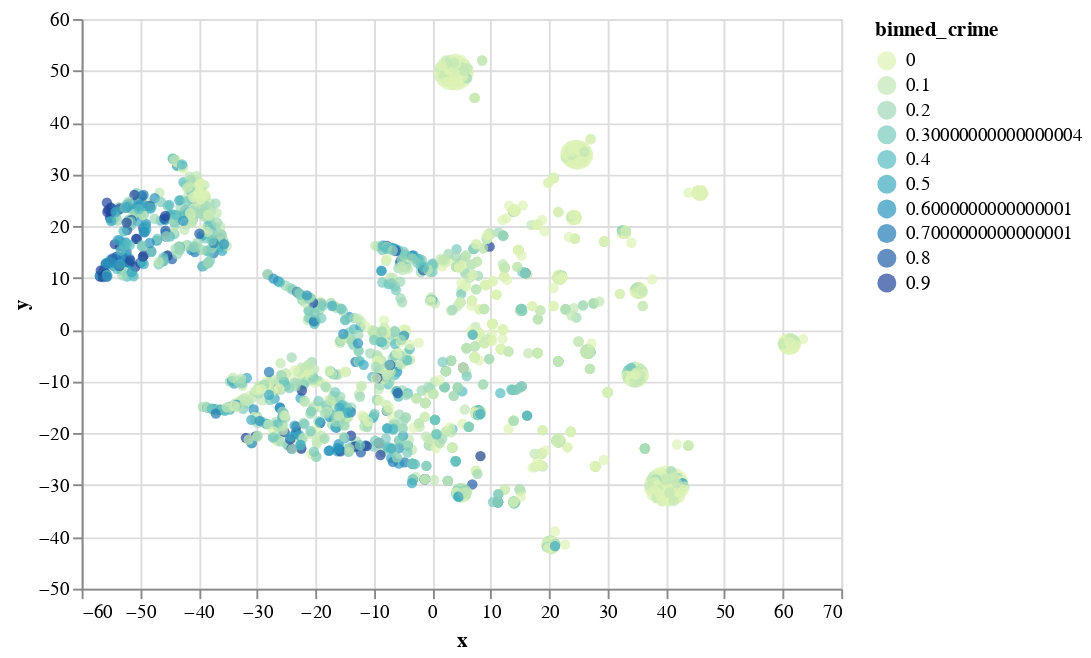

Notebook code cell kept with this figure:
### Code cell
tsne_df['crime_rate'] = processed['ViolentCrimesPerPop numeric']

alt.Chart(tsne_df).mark_circle().encode(
    x='x:Q',
    y='y:Q',
    color=alt.Color('binned_crime:O', scale=alt.Scale(scheme='yellowgreenblue'))
).transform_bin(
    as_='binned_crime', 
    field='crime_rate',
)

### Figure 1 — Vega-Lite specification as saved in the notebook (floating-point values rounded to 4 significant figures; data arrays with more than 128 entries replaced by an {"elided": "..."} marker saying what was removed)
{"config": {"view": {"continuousWidth": 400, "continuousHeight": 300}}, "data": {"name": "data-0bc7e1a9efe46384b294dd6b4e350490"}, "mark": "circle", "encoding": {"color": {"type": "ordinal", "field": "binned_crime", "scale": {"scheme": "yellowgreenblue"}}, "x": {"type": "quantitative", "field": "x"}, "y": {"type": "quantitative", "field": "y"}}, "transform": [{"bin": true, "field": "crime_rate", "as": "binned_crime"}], "$schema": "https://vega.github.io/schema/vega-lite/v4.0.2.json", "datasets": {"data-0bc7e1a9efe46384b294dd6b4e350490": {"elided": "1994 records"}}}
